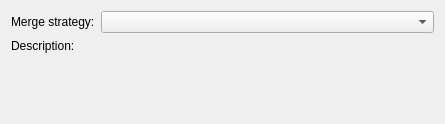
<ui version="4.0" >
 <class>WdgMetaDataMergeStrategyChooser</class>
 <widget class="QWidget" name="WdgMetaDataMergeStrategyChooser" >
  <property name="geometry" >
   <rect>
    <x>0</x>
    <y>0</y>
    <width>445</width>
    <height>124</height>
   </rect>
  </property>
  <property name="windowTitle" >
   <string>Form</string>
  </property>
  <layout class="QGridLayout" >
   <item row="0" column="0" >
    <widget class="QLabel" name="label" >
     <property name="sizePolicy" >
      <sizepolicy vsizetype="Preferred" hsizetype="Preferred" >
       <horstretch>0</horstretch>
       <verstretch>0</verstretch>
      </sizepolicy>
     </property>
     <property name="text" >
      <string>Merge strategy:</string>
     </property>
    </widget>
   </item>
   <item row="0" column="1" >
    <widget class="QComboBox" name="mergeStrategy" >
     <property name="sizePolicy" >
      <sizepolicy vsizetype="Fixed" hsizetype="MinimumExpanding" >
       <horstretch>0</horstretch>
       <verstretch>0</verstretch>
      </sizepolicy>
     </property>
    </widget>
   </item>
   <item row="1" column="0" >
    <widget class="QLabel" name="label_2" >
     <property name="sizePolicy" >
      <sizepolicy vsizetype="Preferred" hsizetype="Preferred" >
       <horstretch>0</horstretch>
       <verstretch>0</verstretch>
      </sizepolicy>
     </property>
     <property name="text" >
      <string>Description:</string>
     </property>
     <property name="alignment" >
      <set>Qt::AlignLeading|Qt::AlignLeft|Qt::AlignTop</set>
     </property>
    </widget>
   </item>
   <item row="1" column="1" >
    <widget class="QLabel" name="description" >
     <property name="sizePolicy" >
      <sizepolicy vsizetype="Preferred" hsizetype="MinimumExpanding" >
       <horstretch>0</horstretch>
       <verstretch>0</verstretch>
      </sizepolicy>
     </property>
     <property name="text" >
      <string/>
     </property>
     <property name="alignment" >
      <set>Qt::AlignLeading|Qt::AlignLeft|Qt::AlignTop</set>
     </property>
     <property name="wordWrap" >
      <bool>true</bool>
     </property>
    </widget>
   </item>
  </layout>
 </widget>
 <resources/>
 <connections/>
</ui>
